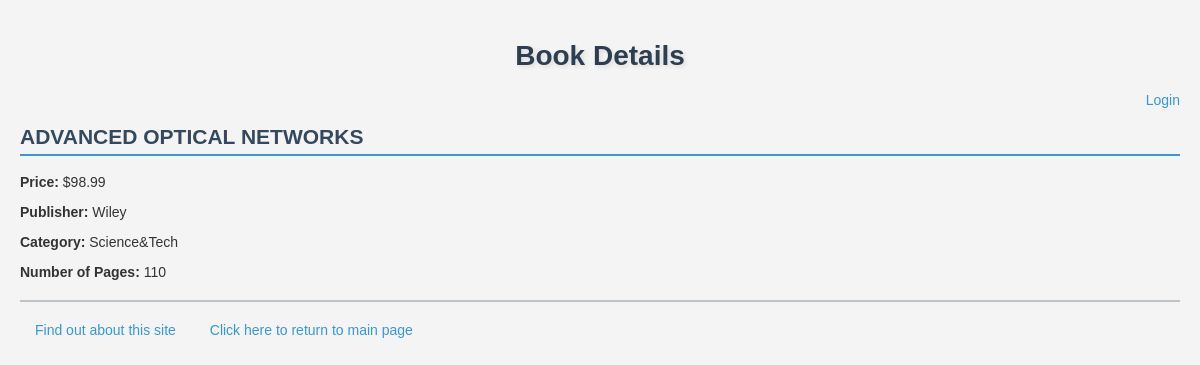
/mywebsite/1/, run on the app's committed database.
### mywebsite/models.py (models this page shows, shortened)
class Book(models.Model):
    CATEGORY_CHOICES = [
        ('S', 'Science&Tech'),
        ('F', 'Fiction'),
        ('B', 'Biography'),
        ('T', 'Travel'),
        ('O', 'Other')
    ]
    title = models.CharField(max_length=200)
    category = models.CharField(max_length=1, choices=CATEGORY_CHOICES, default='S')
    num_pages = models.PositiveIntegerField(default=100)
    price = models.DecimalField(max_digits=10, decimal_places=2)
    publisher = models.ForeignKey(Publisher, related_name='books', on_delete=models.CASCADE)
    description = models.TextField(blank=True)  # New optional field added

class Publisher(models.Model):
    name = models.CharField(max_length=200)
    website = models.URLField()
    city = models.CharField(max_length=20, blank=True)
    country = models.CharField(max_length=50, default='USA')  # New field added
    def __str__(self):
        return self.name

### mywebsite/views.py (the view)
# urls.py: path('<int:book_id>/', views.detail, name='detail'),
def detail(request, book_id):
    book = get_object_or_404(Book, pk=book_id)
    return render(request, 'mywebsite/detail.html', {'book': book})

### mywebsite/templates/mywebsite/detail.html (shortened to what this page needs)
{% extends 'mywebsite/base.html' %}
{% block myhdg %}Book Details{% endblock %}
{% block body_block %}
    <h2>{{ book.title|upper }}</h2>
    <p><strong>Price:</strong> ${{ book.price }}</p>
    <p><strong>Publisher:</strong> {{ book.publisher }}</p>
    <p><strong>Category:</strong> {{ book.get_category_display }}</p>
    <p><strong>Number of Pages:</strong> {{ book.num_pages }}</p>
{% endblock %}

### mywebsite/static/mywebsite/style.css (style rules this page uses)
body { background-color: #f4f4f4; color: #333; font-family: Arial, sans-serif; font-size: 14px; margin: 0; padding: 20px; }
h2 { color: #34495e; border-bottom: 2px solid #3498db; padding-bottom: 5px; }

### data on the page
Book: title "ADVANCED OPTICAL NETWORKS", price "98.99", publisher "Wiley", category "Science&Tech", num_pages "110"
